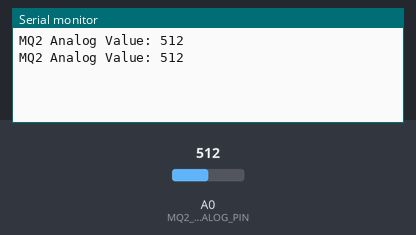
A sketch run on a simulated Arduino Uno, built with avr-gcc and run on an emulated ATmega328P. Shown: the last lines printed to the serial monitor. Inputs (shaded band) come from the test bench; at power-on: A0 (MQ2_ANALOG_PIN) = 512.

Above: at 1.8 s.
1.9 s: A0 (MQ2_ANALOG_PIN) set to 716
At 2.8 s:
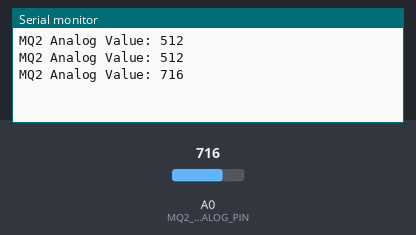
3.4 s: A0 (MQ2_ANALOG_PIN) set to 900
At 4.6 s:
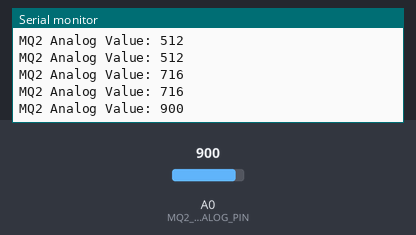
Timing chart, 0 to 6.4 s (numbered marks = the images above; inputs shaded):
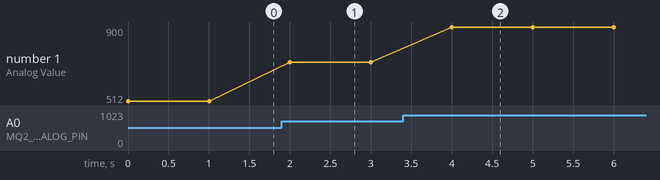

Measured:
- after the input at 1.9 s, the serial monitor: prints a new line after 0.10 s (image 1)
- after the input at 3.4 s, the serial monitor: prints a new line after 0.60 s (image 2)
- plotted number 1: 512 → 716 after the input at 1.9 s, 716 → 900 after the input at 3.4 s

The sketch:

mq2-gas-sensor-test.ino
```cpp
#define MQ2_ANALOG_PIN A0

void setup() {
  Serial.begin(9600);
  pinMode(MQ2_ANALOG_PIN, INPUT);
}

void loop() {
  // Read analog value from MQ2 sensor
  int mq2AnalogValue = analogRead(MQ2_ANALOG_PIN);

  Serial.print("MQ2 Analog Value: ");
  Serial.println(mq2AnalogValue);

  delay(1000); // Adjust the delay as needed
}
```
